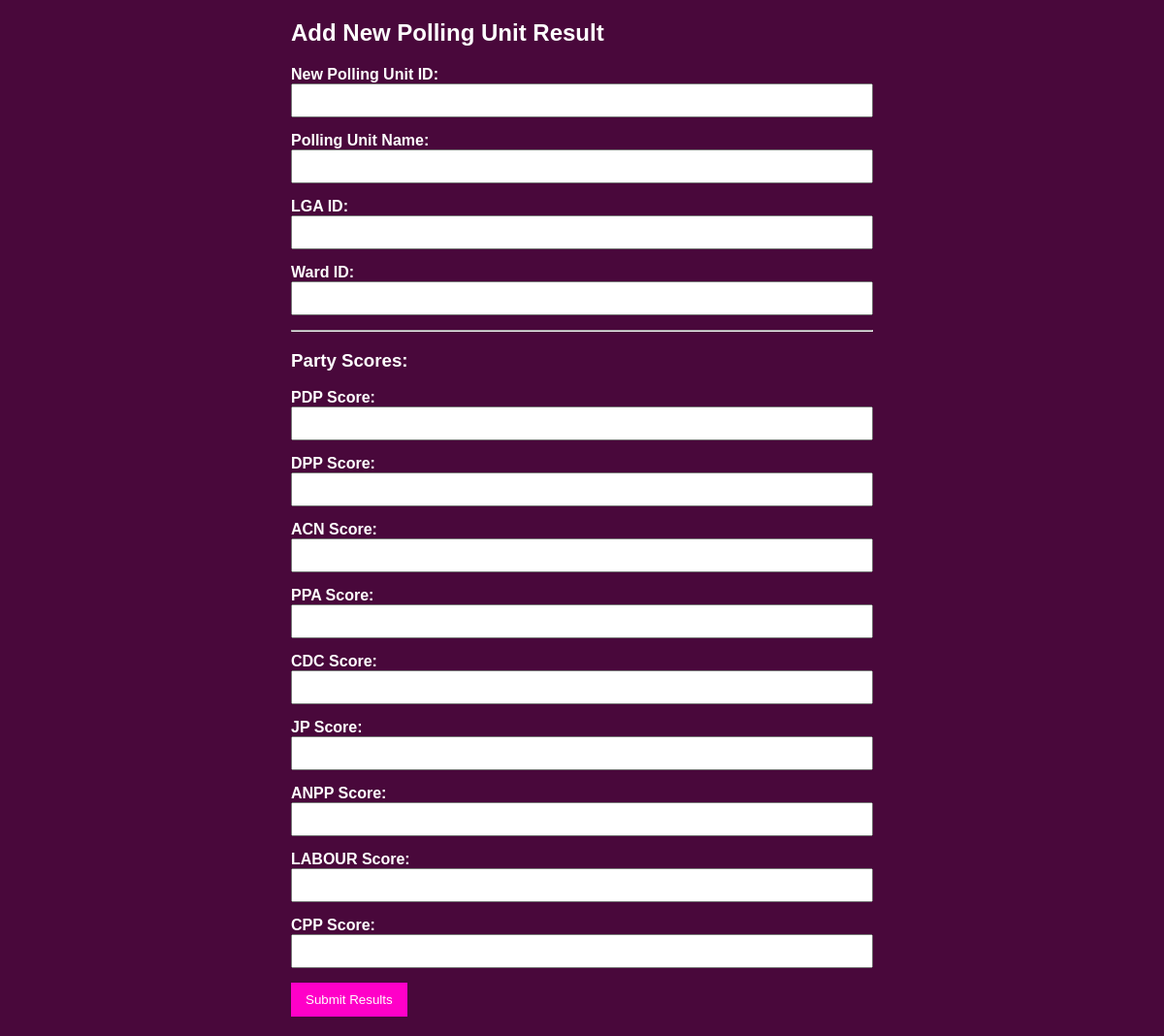
/add_polling_unit_results.php, run on the app's committed database.
### tables this page shows
CREATE TABLE IF NOT EXISTS `party` (
  `id` int(11) NOT NULL AUTO_INCREMENT,
  `partyid` varchar(11) NOT NULL,
  `partyname` varchar(11) NOT NULL,
  PRIMARY KEY (`id`)
);

### add_polling_unit_results.php (the view, shortened to what this page needs)
<!DOCTYPE html>
<html lang="en">
<head>
</head>
<body>
<div class="container">
    <h2>Add New Polling Unit Result</h2>
    <form action="" method="POST">
        <div>
            <label for="polling_unit_uniqueid">New Polling Unit ID:</label>
            <input type="text" id="polling_unit_uniqueid" name="polling_unit_uniqueid" required>
        </div>
        <div>
            <label for="polling_unit_name">Polling Unit Name:</label>
            <input type="text" id="polling_unit_name" name="polling_unit_name" required>
        </div>
        <div>
            <label for="lga">LGA ID:</label>
            <input type="text" id="lga" name="lga" required>
        </div>
        <div>
            <label for="ward">Ward ID:</label>
            <input type="text" id="ward" name="ward" required>
        </div>
        <hr>
        <h3>Party Scores:</h3>
        <?php
        $servername = "sql306.infinityfree.com";
        $username = "if0_39910422";
        $password = "immantechwin77";
        $dbname = "if0_39910422_bincom_test";
        $conn = new mysqli($servername, $username, $password, $dbname);
        $parties_sql = "SELECT partyname FROM party";
        $parties_result = $conn->query($parties_sql);
        if ($parties_result->num_rows > 0) {
            while($row = $parties_result->fetch_assoc()) {
                $party_abbr = $row['partyname'];
                echo "<div>";
                echo "<label for='" . htmlspecialchars($party_abbr) . "'>" . htmlspecialchars($party_abbr) . " Score:</label>";
                echo "<input type='number' id='" . htmlspecialchars($party_abbr) . "' name='" . htmlspecialchars($party_abbr) . "' required>";
                echo "</div>";
            }
        }
        ?>
        <button type="submit">Submit Results</button>
    </form>
</div>
</body>
</html>

### add_polling_unit_results.php (style rules this page uses)
body { font-family: Arial, sans-serif; margin: 20px; background-color: #49083bff; color: #fff; }
.container { max-width: 600px; margin: auto; }
form div { margin-bottom: 15px; }
label { display: block; font-weight: bold; }
input[type="text"], input[type="number"], select { width: 100%; padding: 8px; box-sizing: border-box; }
button { padding: 10px 15px; background-color: #ff00c8ff; color: white; border: none; cursor: pointer; }

### data on the page
party: partyname "PDP"
party: partyname "DPP"
party: partyname "ACN"
party: partyname "PPA"
party: partyname "CDC"
party: partyname "JP"
party: partyname "ANPP"
party: partyname "LABOUR"
party: partyname "CPP"
